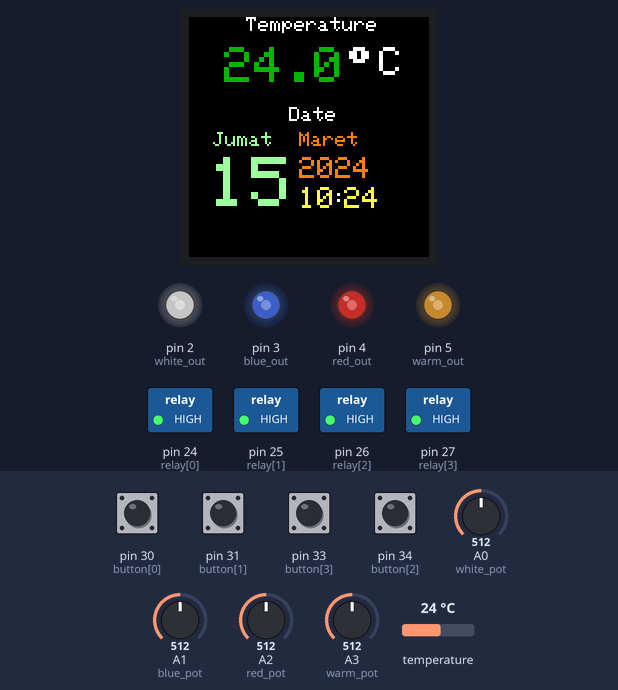
Recording of a sketch running on a simulated Arduino Mega 2560, built with avr-gcc and run on an emulated ATmega2560. Shown: 240×240 colour display, switched loads named in the sketch (green lamp = pin HIGH), output pins drawn as LEDs (lit = HIGH). Inputs (shaded band) come from the test bench; at power-on: pin 30 (button[0]), pin 31 (button[1]), pin 33 (button[3]), pin 34 (button[2]) LOW, A0 (white_pot) = 512, A1 (blue_pot) = 512, A2 (red_pot) = 512, A3 (warm_pot) = 512, temperature 24 °C. The local clock reads 2024-03-15 10:24:30 at power-on unless the sketch sets it.

Above: at 1.2 s.
1.3 s: pin 33 (button[3]) pulled HIGH for 1 s
At 2.3 s:
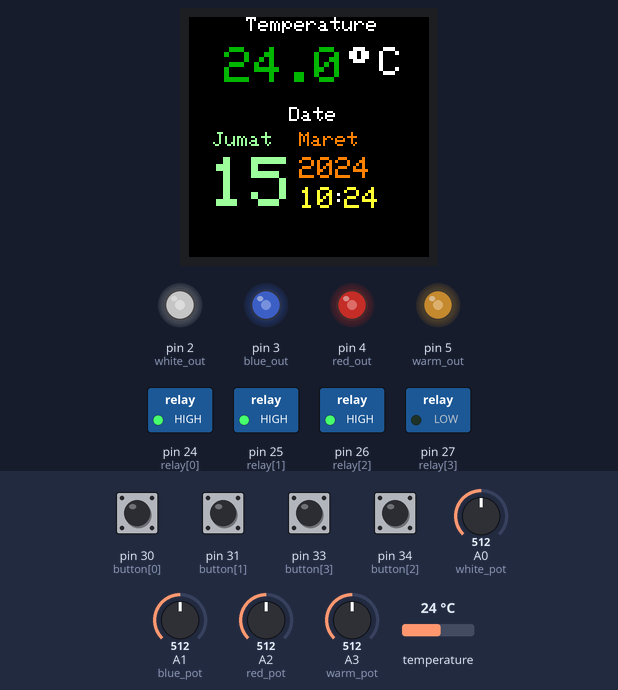
3.8 s: A0 (white_pot) set to 716
At 4.9 s:
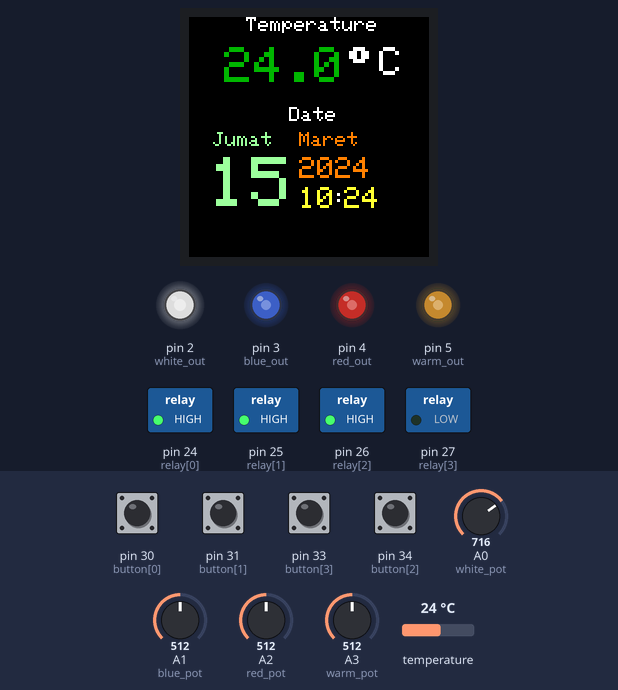
5.6 s: A1 (blue_pot) set to 716
At 7.0 s:
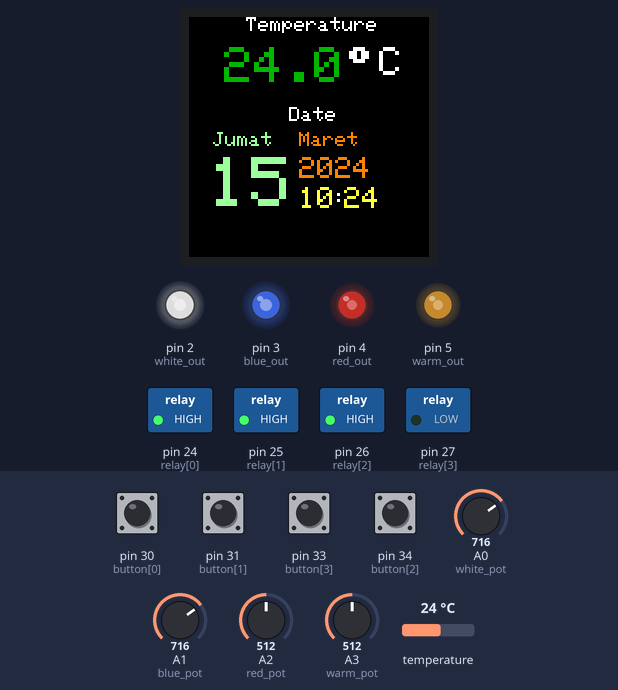
7.4 s: A2 (red_pot) set to 716
At 8.9 s:
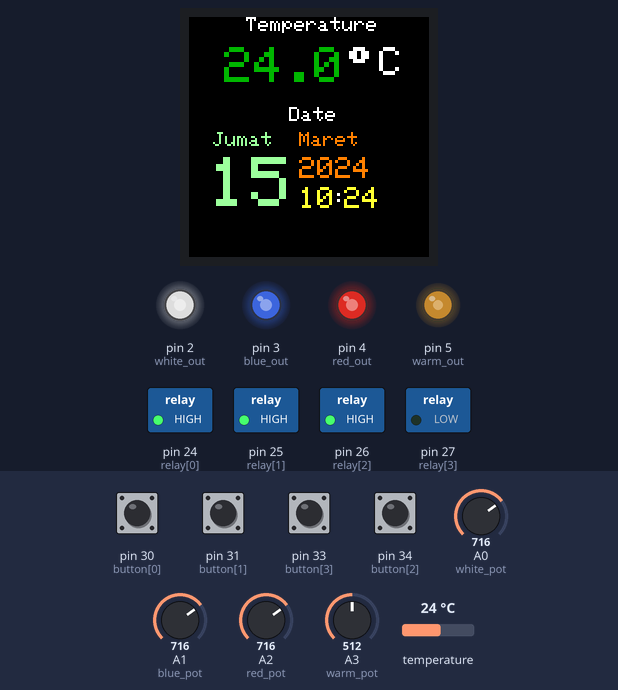
9.2 s: A3 (warm_pot) set to 716
At 9.9 s:
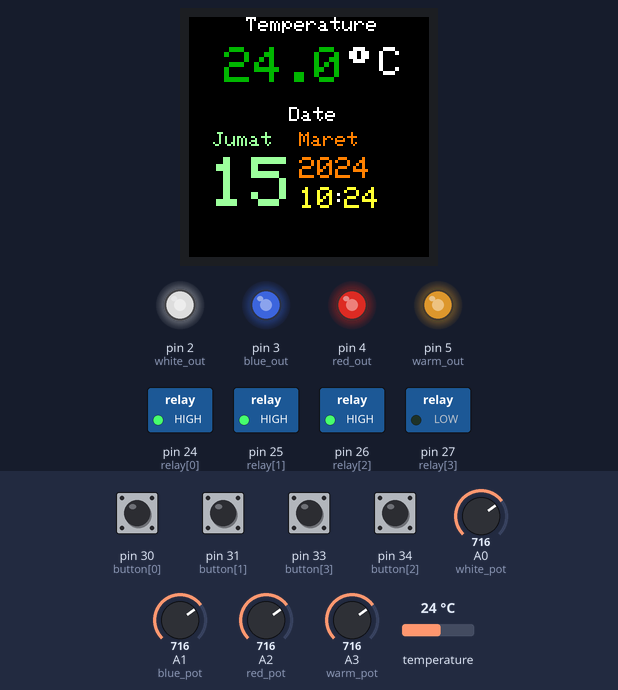
10.7 s: pin 30 (button[0]) pulled HIGH for 0.45 s
At 11.9 s:
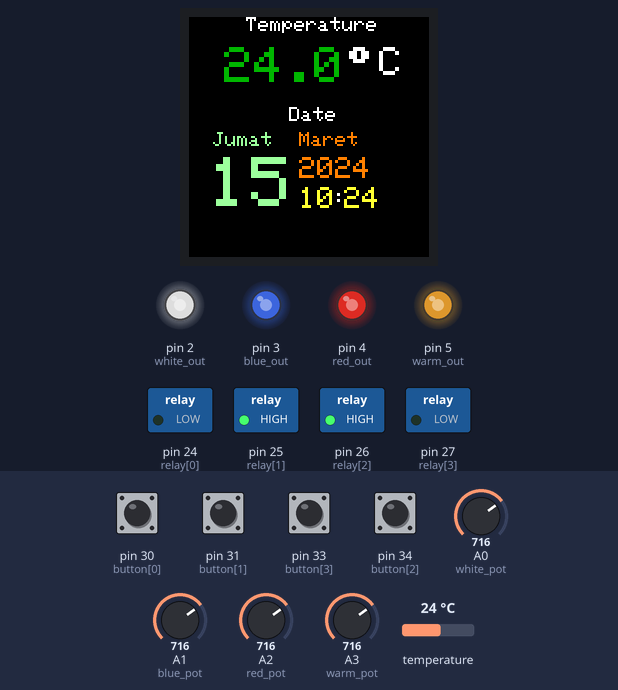
Timing chart, 0 to 13.7 s (numbered marks = the images above; inputs shaded):
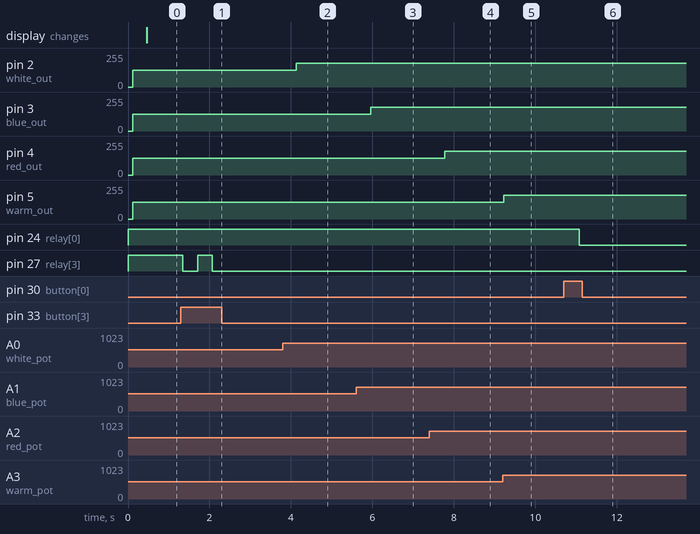

The sketch:

lamphood_3.ino
```cpp
//#include <DS1302RTC.h>
#include <virtuabotixRTC.h>
#include <Time.h>
#include <TimeLib.h>
#include <SPI.h>
#include <Adafruit_GFX.h>  //https://github.com/adafruit/Adafruit-GFX-Library
#include <OneWire.h>
#include <Arduino_ST7789_Fast.h>  //https://github.com/cbm80amiga/Arduino_ST7789_Fast
#include <DallasTemperature.h>   //https://github.com/milesburton/Arduino-Temperature-Control-Library
#define ONE_WIRE_BUS 7
#define TEMP_X  10
#define TEMP_Y  30
#define TFT_DC    40
#define TFT_RST   41
#define SCR_WD   240
#define SCR_HT   240

#define white_pot A0
#define blue_pot A1
#define red_pot A2
#define warm_pot A3

#define white_out 2
#define blue_out 3
#define red_out 4
#define warm_out 5

const int relay[] = {24,25,26,27};
const int button[] = {30,31,34,33};

float previousTemp = 99.9;
float tempC = 0;

int hijau = 0;
int merah = 0;
uint16_t tempCol = 0;
uint16_t weekCol = 0;
uint16_t dateCol = RGBto565(255,128,0);
uint16_t timeCol = RGBto565(255,255,51);

int dow, tanggal, bulan, tahun, jam, menit = 99;
int prevDate, prevYear, prevHour, prevMinute = 99;
String nameOfDay[] = {"Minggu", "Senin", "Selasa", "Rabu", "Kamis", "Jumat", "Sabtu"};
String nameOfMonth[] = {"Januari","Februari","Maret","April","Mei","Juni","Juli","Agustus","September","Oktober","November","Desember"};
String prevDay,prevBulan = "";

int blockState_1, blockState_2, blockState_3, blockState_4 = 0;
int whiteLevel, blueLevel, redLevel, warmLevel = 0;

// Set pins:  CE, IO,CLK
//DS1302RTC RTC(28, 29, 6);
virtuabotixRTC myRTC(6, 29, 28); //CLK, DAT, RST

OneWire oneWire(ONE_WIRE_BUS);
DallasTemperature sensors(&oneWire);
Arduino_ST7789 tft = Arduino_ST7789(TFT_DC, TFT_RST);

void setup() {
  pinMode(white_pot, INPUT);
  pinMode(blue_pot, INPUT);
  pinMode(red_pot, INPUT);
  pinMode(warm_pot, INPUT);

  pinMode(white_out, OUTPUT);
  pinMode(blue_out, OUTPUT);
  pinMode(red_out, OUTPUT);
  pinMode(warm_out, OUTPUT);

  for (int i = 0; i <= 3; ++i) {
    pinMode(relay[i], OUTPUT);
    digitalWrite(relay[i],HIGH);
  }
  for (int i = 0; i <= 3; ++i) {
    pinMode(button[i], INPUT);
  }
//  setSyncProvider(RTC.get);
//  RTC.haltRTC(false);
//  RTC.writeEN(true);
//  myRTC.setDS1302Time(30, 2, 6, 4, 3, 2, 2021);
  sensors.begin();

  tft.init(SCR_WD, SCR_HT);
  tft.fillScreen(BLACK);
  tft.setRotation(3);
  tft.setCursor(45, 0);
  tft.setTextColor(WHITE);
  tft.setTextSize(2);
  tft.println(" Temperature");
  tft.setCursor(160, TEMP_Y);
  tft.setTextSize(4);
  tft.setTextColor(WHITE,BLACK);
  tft.println((char)247 );
  tft.setCursor(190, TEMP_Y);
  tft.println("C");
  tft.setCursor(100,90);
  tft.setTextSize(2);
  tft.setTextColor(WHITE,BLACK);
  tft.println("Date");
  tft.setCursor(142,170);
  tft.setTextSize(3);
  tft.setTextColor(WHITE);
  tft.println(":");
}

void loop() {
  // put your main code here, to run repeatedly:
  setLevel();
  setBlock1();
  setBlock2();
  setBlock3();
  setBlock4();
  changeColor();
  setColorWeekEnd();
  sensors.setResolution(10);
  sensors.requestTemperatures();
  previousTemp = tempC;
  tempC = sensors.getTempCByIndex(0);
  if (previousTemp!=tempC) {
    deletePreviousTemp();
    printTemp();
  }
  prevDate = tanggal;
  prevDay = nameOfDay[dow-1];
  prevBulan = nameOfMonth[bulan-1];
  prevYear = tahun;
  prevHour = jam;
  prevMinute = menit;
  getCurrentTime();
  if (prevDate!=tanggal) {
    deletePrevDate();
    printDate();
  }
  if (prevDay!=nameOfDay[dow-1]) {
    deletePrevDay();
    printDay();
  }
  if (prevBulan!=nameOfMonth[bulan-1]) {
    deletePrevMonth();
    printMonth();
  }
  if (prevYear!=tahun) {
    deletePrevYear();
    printYear();
  }
  if (prevHour!=jam) {
    deletePrevHour();
    printHour();
  }
  if (prevMinute!=menit) {
    deletePrevMinute();
    printMinute();
  }
}

void setLevel() {
  int white = analogRead(white_pot);
  delay(10);
  int blue = analogRead(blue_pot);
  delay(10);
  int red = analogRead(red_pot);
  delay(10);
  int warm = analogRead(warm_pot);
  delay(10);

  whiteLevel = map(white,0,1023,0,255);
  blueLevel = map(blue,0,1023,0,255);
  redLevel = map(red,0,1023,0,255);
  warmLevel = map(warm,0,1023,0,255);

  analogWrite(white_out, whiteLevel);
  analogWrite(blue_out, blueLevel);
  analogWrite(red_out, redLevel);
  analogWrite(warm_out, warmLevel);
}

void setBlock1() {
  int state = digitalRead(button[0]);
  delay(30);
  if (state == HIGH) {
    blockState_1++;
    if (blockState_1 > 1) {
      blockState_1 = 0;
    }
  }
  if ( blockState_1 == 0 ) {
    digitalWrite(relay[0], HIGH);
  }
  else if ( blockState_1 == 1 ) {
    digitalWrite(relay[0], LOW);
  }
}

void setBlock2() {
  int state = digitalRead(button[1]);
  delay(30);
  if (state == HIGH) {
    blockState_2++;
    if (blockState_2 > 1) {
      blockState_2 = 0;
    }
  }
  if ( blockState_2 == 0 ) {
    digitalWrite(relay[1], HIGH);
  }
  else if ( blockState_2 == 1 ) {
    digitalWrite(relay[1], LOW);
  }
}

void setBlock3() {
  int state = digitalRead(button[2]);
  delay(30);
  if (state == HIGH) {
    blockState_3++;
    if (blockState_3 > 1) {
      blockState_3 = 0;
    }
  }
  if ( blockState_3 == 0 ) {
    digitalWrite(relay[2], HIGH);
  }
  else if ( blockState_3 == 1 ) {
    digitalWrite(relay[2], LOW);
  }
}

void setBlock4() {
  int state = digitalRead(button[3]);
  delay(30);
  if (state == HIGH) {
    blockState_4++;
    if (blockState_4 > 1) {
      blockState_4 = 0;
    }
  }
  if ( blockState_4 == 0 ) {
    digitalWrite(relay[3], HIGH);
  }
  else if ( blockState_4 == 1 ) {
    digitalWrite(relay[3], LOW);
  }
}

void getCurrentTime() {
//  tmElements_t tm;
//  RTC.read(tm);
//  dow = tm.Wday;
//  tanggal = tm.Day;
//  bulan = tm.Month;
//  tahun = tmYearToCalendar(tm.Year);
//  jam = tm.Hour;
//  menit = tm.Minute;
  myRTC.updateTime();
  dow = myRTC.dayofweek;
  tanggal = myRTC.dayofmonth;
  bulan = myRTC.month;
  tahun = myRTC.year;
  jam = myRTC.hours;
  menit = myRTC.minutes;
}

void deletePreviousTemp()
{
  tft.setCursor(TEMP_X+25, TEMP_Y);
  tft.setTextSize(5);
  tft.setTextColor(BLACK);
  tft.println(previousTemp,1);
}

void printTemp()
{
  tft.setCursor(TEMP_X+25, TEMP_Y);
  tft.setTextSize(5);
  tft.setTextColor(tempCol);
  tft.println(tempC,1);
}

void changeColor() {
  if (tempC < 28.1 && tempC > 27.9) {
    tempCol = RGBto565(248,248,0);
  }
  else if (tempC >= 29) {
    tempCol = RGBto565(200,0,0);
  }
  else if (tempC <= 26) {
    tempCol = RGBto565(0,180,0);
  }
  else if (tempC >= 28.1) {
    float selisihA = tempC-28;
    hijau = selisihA*10;
    switch(hijau){
      case 1:
        tempCol = RGBto565(248,230,0);
        break;
      case 2:
        tempCol = RGBto565(248,205,0);
        break;
      case 3:
        tempCol = RGBto565(248,180,0);
        break;
      case 4:
        tempCol = RGBto565(248,155,0);
        break;
      case 5:
        tempCol = RGBto565(248,130,0);
        break;
      case 6:
        tempCol = RGBto565(248,105,0);
        break;
      case 7:
        tempCol = RGBto565(248,80,0);
        break;
      case 8:
        tempCol = RGBto565(248,55,0);
        break;
      case 9:
        tempCol = RGBto565(248,30,0);
        break;
      case 10:
        tempCol = RGBto565(248,0,0);
        break;
    }
  }
  else if(tempC <= 27.9) {
    float selisihB = 28 - tempC;
    merah = selisihB*10;
    switch(merah) {
      case 1:
        tempCol = RGBto565(240,248,0);
        break;
      case 2:
        tempCol = RGBto565(225,248,0);
        break;
      case 3:
        tempCol = RGBto565(210,248,0);
        break;
      case 4:
        tempCol = RGBto565(195,248,0);
        break;
      case 5:
        tempCol = RGBto565(180,248,0);
        break;
      case 6:
        tempCol = RGBto565(165,248,0);
        break;
      case 7:
        tempCol = RGBto565(150,248,0);
        break;
      case 8:
        tempCol = RGBto565(135,248,0);
        break;
      case 9:
        tempCol = RGBto565(12065,248,0);
        break;
      case 10:
        tempCol = RGBto565(105,248,0);
        break;
      case 11:
        tempCol = RGBto565(90,248,0);
        break;
      case 12:
        tempCol = RGBto565(75,248,0);
        break;
      case 13:
        tempCol = RGBto565(60,248,0);
        break;
      case 14:
        tempCol = RGBto565(45,248,0);
        break;
      case 15:
        tempCol = RGBto565(30,248,0);
        break;
      case 16:
        tempCol = RGBto565(15,248,0);
        break;
      case 17:
        tempCol = RGBto565(0,248,0);
        break;
      case 18:
        tempCol = RGBto565(0,220,0);
        break;
      case 19:
        tempCol = RGBto565(0,200,0);
        break;
      case 20:
        tempCol = RGBto565(0,180,0);
        break;
    }
  }
}

void printTime() {
  printDate();
  printDay();
  printMonth();
  printYear();
  printHour();
  printMinute();
}

void printDate() {
  tft.setCursor(20,140);
  tft.setTextSize(7);
  tft.setTextColor(weekCol);
  tft.println(tanggal);
}
void deletePrevDate() {
  tft.setCursor(20,140);
  tft.setTextSize(7);
  tft.setTextColor(BLACK);
  tft.println(prevDate);
}

void printDay() {
  tft.setCursor(24,115);
  tft.setTextSize(2);
  tft.setTextColor(weekCol);
  tft.println(nameOfDay[dow-1]);
}
void deletePrevDay() {
  tft.setCursor(24,115);
  tft.setTextSize(2);
  tft.setTextColor(BLACK);
  tft.println(prevDay);
}

void printMonth() {
  tft.setCursor(110,115);
  tft.setTextSize(2);
  tft.setTextColor(dateCol);
  tft.println(nameOfMonth[bulan-1]);
}
void deletePrevMonth() {
  tft.setCursor(110,115);
  tft.setTextSize(2);
  tft.setTextColor(BLACK);
  tft.println(prevBulan);
}

void printYear() {
  tft.setCursor(110,140);
  tft.setTextSize(3);
  tft.setTextColor(dateCol);
  tft.println(tahun);
}
void deletePrevYear() {
  tft.setCursor(110,140);
  tft.setTextSize(3);
  tft.setTextColor(BLACK);
  tft.println(prevYear);
}

void printHour() {
  tft.setCursor(110,170);
  tft.setTextSize(3);
  tft.setTextColor(timeCol);
  tft.println(jam);
}
void deletePrevHour() {
  tft.setCursor(110,170);
  tft.setTextSize(3);
  tft.setTextColor(BLACK);
  tft.println(prevHour);
}

void printMinute() {
  tft.setCursor(155,170);
  tft.setTextSize(3);
  tft.setTextColor(timeCol);
  tft.println(menit);
}
void deletePrevMinute() {
  tft.setCursor(155,170);
  tft.setTextSize(3);
  tft.setTextColor(BLACK);
  tft.println(prevMinute);
}

void setColorWeekEnd() {
  if (dow==1) {
    weekCol = RGBto565(255,102,102);
  }else{
    weekCol = RGBto565(153,255,153);
  }
}
```

Measured:
- after the input at 1.3 s, pin 27 (relay[3]): HIGH → LOW at once, → HIGH 0.36 s later, → LOW 0.36 s later
- after the input at 3.8 s, pin 2 (white_out): 127/255 → 178/255 after 0.33 s
- after the input at 5.6 s, pin 3 (blue_out): 127/255 → 178/255 after 0.35 s
- after the input at 7.4 s, pin 4 (red_out): 127/255 → 178/255 after 0.37 s
- after the input at 9.2 s, pin 5 (warm_out): 127/255 → 178/255 at once
- after the input at 10.7 s, pin 24 (relay[0]): HIGH → LOW after 0.38 s
